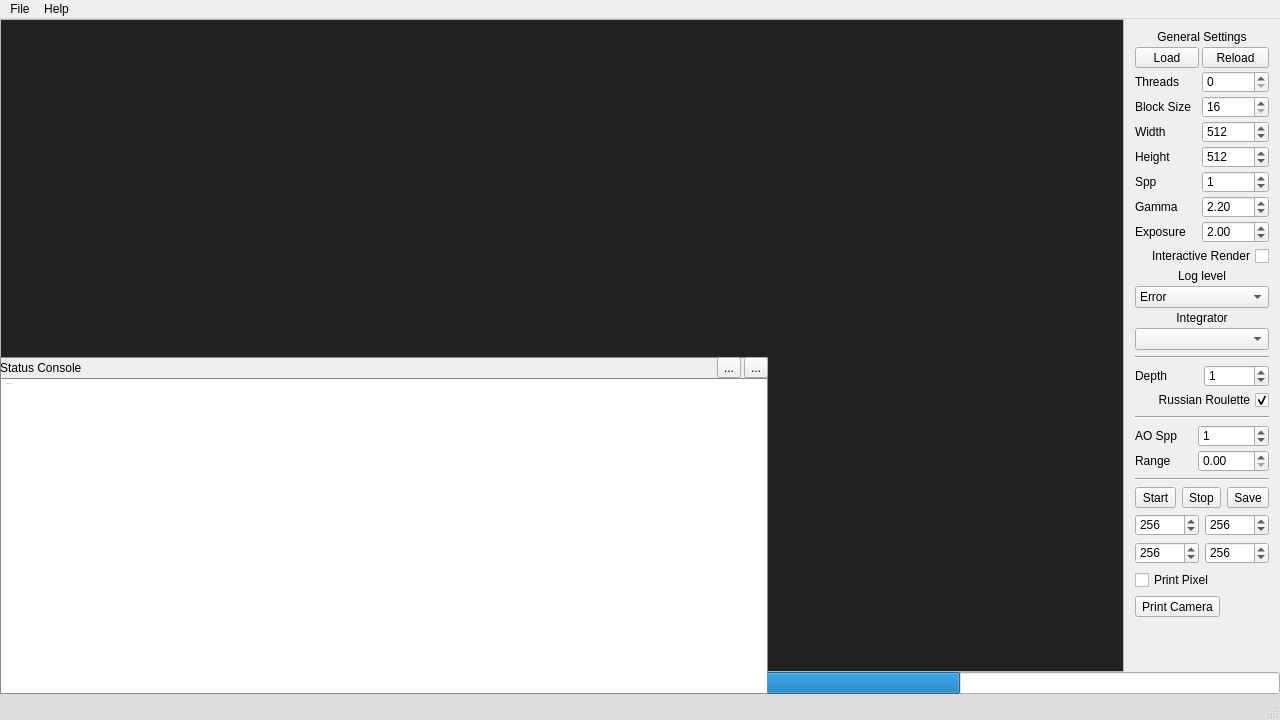
<?xml version="1.0" encoding="UTF-8"?>
<ui version="4.0">
 <class>mainWindow</class>
 <widget class="QMainWindow" name="mainWindow">
  <property name="geometry">
   <rect>
    <x>0</x>
    <y>0</y>
    <width>1280</width>
    <height>720</height>
   </rect>
  </property>
  <property name="sizePolicy">
   <sizepolicy hsizetype="MinimumExpanding" vsizetype="Preferred">
    <horstretch>0</horstretch>
    <verstretch>0</verstretch>
   </sizepolicy>
  </property>
  <property name="minimumSize">
   <size>
    <width>0</width>
    <height>0</height>
   </size>
  </property>
  <property name="font">
   <font>
    <family>Tahoma</family>
   </font>
  </property>
  <property name="acceptDrops">
   <bool>true</bool>
  </property>
  <property name="windowTitle">
   <string>CRay Engine Mini</string>
  </property>
  <property name="windowIcon">
   <iconset resource="QtGUI.qrc">
    <normaloff>:/QtGUI/icon</normaloff>:/QtGUI/icon</iconset>
  </property>
  <property name="autoFillBackground">
   <bool>false</bool>
  </property>
  <property name="styleSheet">
   <string notr="true">#mainWindow {
    color:#000;
}

#statusbarConsoleWidget {
    background:#eee;
    border: 1px solid #888;
}

#mainToolbarWidget{
    border: 1px solid #888;
    background:#eee;
}

QTextEdit {
    border: 1px solid #888;
    background: #fff;
    color: #000;
    spacing: 5px;
    font: normal 12px &quot;Consolas&quot;;
}

/* QStatusBar*/
 QStatusBar {
     background: #ddd;
     color: #000;
    margin: 0px;
    padding: 0px;
 }

#displayWidget {
     background: #222;
}

#messageLabel {
     background: transparent;
    font: normal 12px &quot;Calibri&quot;;
}</string>
  </property>
  <property name="toolButtonStyle">
   <enum>Qt::ToolButtonTextBesideIcon</enum>
  </property>
  <property name="animated">
   <bool>true</bool>
  </property>
  <widget class="QWidget" name="widgetMain">
   <property name="minimumSize">
    <size>
     <width>32</width>
     <height>32</height>
    </size>
   </property>
   <layout class="QGridLayout" name="gridLayout" columnstretch="0">
    <property name="leftMargin">
     <number>0</number>
    </property>
    <property name="topMargin">
     <number>0</number>
    </property>
    <property name="rightMargin">
     <number>0</number>
    </property>
    <property name="bottomMargin">
     <number>0</number>
    </property>
    <property name="spacing">
     <number>0</number>
    </property>
    <item row="0" column="0" rowspan="2">
     <layout class="QGridLayout" name="widgetMainGridLayout" rowstretch="0,0">
      <property name="spacing">
       <number>0</number>
      </property>
      <item row="1" column="0" colspan="2">
       <widget class="QProgressBar" name="testProgressBar">
        <property name="value">
         <number>75</number>
        </property>
        <property name="alignment">
         <set>Qt::AlignCenter</set>
        </property>
       </widget>
      </item>
      <item row="0" column="1">
       <widget class="QWidget" name="widgetSettings" native="true">
        <property name="minimumSize">
         <size>
          <width>0</width>
          <height>0</height>
         </size>
        </property>
        <layout class="QGridLayout" name="gridLayout_5">
         <item row="2" column="0">
          <widget class="QWidget" name="widgetPT" native="true">
           <property name="minimumSize">
            <size>
             <width>0</width>
             <height>0</height>
            </size>
           </property>
           <layout class="QGridLayout" name="gridLayout_7">
            <property name="leftMargin">
             <number>0</number>
            </property>
            <property name="topMargin">
             <number>0</number>
            </property>
            <property name="rightMargin">
             <number>0</number>
            </property>
            <property name="bottomMargin">
             <number>0</number>
            </property>
            <property name="spacing">
             <number>3</number>
            </property>
            <item row="0" column="0">
             <widget class="QLabel" name="label_PT_depth">
              <property name="minimumSize">
               <size>
                <width>0</width>
                <height>0</height>
               </size>
              </property>
              <property name="text">
               <string>Depth</string>
              </property>
             </widget>
            </item>
            <item row="0" column="1">
             <widget class="QSpinBox" name="spinBoxDepth">
              <property name="minimumSize">
               <size>
                <width>0</width>
                <height>0</height>
               </size>
              </property>
              <property name="accelerated">
               <bool>true</bool>
              </property>
              <property name="minimum">
               <number>0</number>
              </property>
              <property name="value">
               <number>1</number>
              </property>
             </widget>
            </item>
            <item row="1" column="0" colspan="2">
             <widget class="QCheckBox" name="checkBoxRussianRoulette">
              <property name="layoutDirection">
               <enum>Qt::RightToLeft</enum>
              </property>
              <property name="text">
               <string>Russian Roulette</string>
              </property>
              <property name="checked">
               <bool>true</bool>
              </property>
             </widget>
            </item>
           </layout>
          </widget>
         </item>
         <item row="1" column="0">
          <widget class="Line" name="line_2">
           <property name="orientation">
            <enum>Qt::Horizontal</enum>
           </property>
          </widget>
         </item>
         <item row="4" column="0">
          <widget class="QWidget" name="WidgetAO" native="true">
           <property name="minimumSize">
            <size>
             <width>0</width>
             <height>0</height>
            </size>
           </property>
           <layout class="QGridLayout" name="gridLayout_6">
            <property name="leftMargin">
             <number>0</number>
            </property>
            <property name="topMargin">
             <number>0</number>
            </property>
            <property name="rightMargin">
             <number>0</number>
            </property>
            <property name="bottomMargin">
             <number>0</number>
            </property>
            <property name="spacing">
             <number>3</number>
            </property>
            <item row="0" column="0">
             <widget class="QLabel" name="label_AO_spp">
              <property name="minimumSize">
               <size>
                <width>0</width>
                <height>0</height>
               </size>
              </property>
              <property name="text">
               <string>AO Spp</string>
              </property>
             </widget>
            </item>
            <item row="1" column="0">
             <widget class="QLabel" name="label_AO_range">
              <property name="minimumSize">
               <size>
                <width>0</width>
                <height>0</height>
               </size>
              </property>
              <property name="text">
               <string>Range</string>
              </property>
             </widget>
            </item>
            <item row="0" column="1">
             <widget class="QSpinBox" name="spinBoxAOSPP">
              <property name="minimumSize">
               <size>
                <width>0</width>
                <height>0</height>
               </size>
              </property>
              <property name="accelerated">
               <bool>true</bool>
              </property>
              <property name="suffix">
               <string/>
              </property>
              <property name="minimum">
               <number>-1</number>
              </property>
              <property name="maximum">
               <number>200000</number>
              </property>
              <property name="value">
               <number>1</number>
              </property>
             </widget>
            </item>
            <item row="1" column="1">
             <widget class="QDoubleSpinBox" name="spinBoxAORange">
              <property name="minimumSize">
               <size>
                <width>0</width>
                <height>0</height>
               </size>
              </property>
              <property name="accelerated">
               <bool>true</bool>
              </property>
              <property name="decimals">
               <number>2</number>
              </property>
              <property name="minimum">
               <double>0.000000000000000</double>
              </property>
              <property name="maximum">
               <double>9999.000000000000000</double>
              </property>
             </widget>
            </item>
           </layout>
          </widget>
         </item>
         <item row="6" column="0">
          <layout class="QHBoxLayout" name="RenderHorizontalLayout">
           <item>
            <widget class="QToolButton" name="buttonStartEngine">
             <property name="text">
              <string>Start</string>
             </property>
            </widget>
           </item>
           <item>
            <widget class="QToolButton" name="buttonStopEngine">
             <property name="text">
              <string>Stop</string>
             </property>
            </widget>
           </item>
           <item>
            <widget class="QToolButton" name="buttonSaveImage">
             <property name="text">
              <string>Save</string>
             </property>
            </widget>
           </item>
          </layout>
         </item>
         <item row="16" column="0">
          <spacer name="verticalSpacer">
           <property name="orientation">
            <enum>Qt::Vertical</enum>
           </property>
           <property name="sizeHint" stdset="0">
            <size>
             <width>20</width>
             <height>40</height>
            </size>
           </property>
          </spacer>
         </item>
         <item row="5" column="0">
          <widget class="Line" name="line_4">
           <property name="orientation">
            <enum>Qt::Horizontal</enum>
           </property>
          </widget>
         </item>
         <item row="0" column="0">
          <widget class="QWidget" name="widgetGeneral" native="true">
           <property name="minimumSize">
            <size>
             <width>0</width>
             <height>20</height>
            </size>
           </property>
           <layout class="QGridLayout" name="gridLayout_8" rowstretch="0,0,0,0,0,0,0,0,0,0,0,0,0,0,0,0">
            <property name="leftMargin">
             <number>0</number>
            </property>
            <property name="topMargin">
             <number>0</number>
            </property>
            <property name="rightMargin">
             <number>0</number>
            </property>
            <property name="bottomMargin">
             <number>0</number>
            </property>
            <property name="spacing">
             <number>3</number>
            </property>
            <item row="15" column="0" colspan="2">
             <widget class="QComboBox" name="comboBoxIntegrator"/>
            </item>
            <item row="7" column="0">
             <widget class="QLabel" name="label_spp">
              <property name="text">
               <string>Spp</string>
              </property>
             </widget>
            </item>
            <item row="14" column="0" colspan="2">
             <widget class="QLabel" name="label_integrator">
              <property name="text">
               <string>Integrator</string>
              </property>
              <property name="alignment">
               <set>Qt::AlignCenter</set>
              </property>
             </widget>
            </item>
            <item row="6" column="0">
             <widget class="QLabel" name="label_height">
              <property name="text">
               <string>Height</string>
              </property>
             </widget>
            </item>
            <item row="10" column="0" colspan="2">
             <widget class="QCheckBox" name="checkBoxInteractive">
              <property name="layoutDirection">
               <enum>Qt::RightToLeft</enum>
              </property>
              <property name="text">
               <string>Interactive Render</string>
              </property>
             </widget>
            </item>
            <item row="3" column="1">
             <widget class="QSpinBox" name="spinBoxThreads">
              <property name="accelerated">
               <bool>true</bool>
              </property>
              <property name="minimum">
               <number>0</number>
              </property>
              <property name="value">
               <number>0</number>
              </property>
             </widget>
            </item>
            <item row="8" column="0">
             <widget class="QLabel" name="label_gamma">
              <property name="text">
               <string>Gamma</string>
              </property>
             </widget>
            </item>
            <item row="8" column="1">
             <widget class="QDoubleSpinBox" name="spinBoxGamma">
              <property name="decimals">
               <number>2</number>
              </property>
              <property name="minimum">
               <double>1.000000000000000</double>
              </property>
              <property name="maximum">
               <double>9.000000000000000</double>
              </property>
              <property name="singleStep">
               <double>0.100000000000000</double>
              </property>
              <property name="value">
               <double>2.200000000000000</double>
              </property>
             </widget>
            </item>
            <item row="9" column="0">
             <widget class="QLabel" name="label_exposure">
              <property name="text">
               <string>Exposure</string>
              </property>
             </widget>
            </item>
            <item row="9" column="1">
             <widget class="QDoubleSpinBox" name="spinBoxExposure">
              <property name="decimals">
               <number>2</number>
              </property>
              <property name="minimum">
               <double>0.000000000000000</double>
              </property>
              <property name="maximum">
               <double>20.000000000000000</double>
              </property>
              <property name="singleStep">
               <double>0.100000000000000</double>
              </property>
              <property name="value">
               <double>2.000000000000000</double>
              </property>
             </widget>
            </item>
            <item row="7" column="1">
             <widget class="QSpinBox" name="spinBoxSPP">
              <property name="accelerated">
               <bool>true</bool>
              </property>
              <property name="suffix">
               <string/>
              </property>
              <property name="minimum">
               <number>-1</number>
              </property>
              <property name="maximum">
               <number>200000</number>
              </property>
              <property name="value">
               <number>1</number>
              </property>
             </widget>
            </item>
            <item row="4" column="1">
             <widget class="QSpinBox" name="spinBoxBlockSize">
              <property name="accelerated">
               <bool>true</bool>
              </property>
              <property name="minimum">
               <number>16</number>
              </property>
              <property name="maximum">
               <number>8192</number>
              </property>
              <property name="singleStep">
               <number>16</number>
              </property>
             </widget>
            </item>
            <item row="6" column="1">
             <widget class="QSpinBox" name="spinBoxResY">
              <property name="accelerated">
               <bool>true</bool>
              </property>
              <property name="minimum">
               <number>0</number>
              </property>
              <property name="maximum">
               <number>8192</number>
              </property>
              <property name="singleStep">
               <number>256</number>
              </property>
              <property name="value">
               <number>512</number>
              </property>
             </widget>
            </item>
            <item row="13" column="0" colspan="2">
             <widget class="QComboBox" name="comboBoxLogLevel">
              <property name="currentIndex">
               <number>0</number>
              </property>
              <item>
               <property name="text">
                <string>Error</string>
               </property>
              </item>
              <item>
               <property name="text">
                <string>Warning</string>
               </property>
              </item>
              <item>
               <property name="text">
                <string>Info</string>
               </property>
              </item>
              <item>
               <property name="text">
                <string>Assert</string>
               </property>
              </item>
              <item>
               <property name="text">
                <string>Debug</string>
               </property>
              </item>
             </widget>
            </item>
            <item row="4" column="0">
             <widget class="QLabel" name="label_block_size">
              <property name="text">
               <string>Block Size </string>
              </property>
             </widget>
            </item>
            <item row="3" column="0">
             <widget class="QLabel" name="label_threads">
              <property name="text">
               <string>Threads</string>
              </property>
             </widget>
            </item>
            <item row="5" column="1">
             <widget class="QSpinBox" name="spinBoxResX">
              <property name="accelerated">
               <bool>true</bool>
              </property>
              <property name="minimum">
               <number>0</number>
              </property>
              <property name="maximum">
               <number>8192</number>
              </property>
              <property name="singleStep">
               <number>256</number>
              </property>
              <property name="value">
               <number>512</number>
              </property>
             </widget>
            </item>
            <item row="5" column="0">
             <widget class="QLabel" name="label_width">
              <property name="text">
               <string>Width</string>
              </property>
             </widget>
            </item>
            <item row="12" column="0" colspan="2">
             <widget class="QLabel" name="label_log_level">
              <property name="text">
               <string>Log level</string>
              </property>
              <property name="alignment">
               <set>Qt::AlignCenter</set>
              </property>
             </widget>
            </item>
            <item row="0" column="0" colspan="2">
             <widget class="QLabel" name="label_general_settings">
              <property name="text">
               <string>General Settings</string>
              </property>
              <property name="alignment">
               <set>Qt::AlignCenter</set>
              </property>
             </widget>
            </item>
            <item row="1" column="1">
             <widget class="QToolButton" name="buttonReload">
              <property name="sizePolicy">
               <sizepolicy hsizetype="Minimum" vsizetype="Fixed">
                <horstretch>0</horstretch>
                <verstretch>0</verstretch>
               </sizepolicy>
              </property>
              <property name="text">
               <string>Reload</string>
              </property>
             </widget>
            </item>
            <item row="1" column="0">
             <widget class="QToolButton" name="buttonLoad">
              <property name="sizePolicy">
               <sizepolicy hsizetype="Minimum" vsizetype="Fixed">
                <horstretch>0</horstretch>
                <verstretch>0</verstretch>
               </sizepolicy>
              </property>
              <property name="text">
               <string>Load</string>
              </property>
             </widget>
            </item>
           </layout>
          </widget>
         </item>
         <item row="3" column="0">
          <widget class="Line" name="line_3">
           <property name="orientation">
            <enum>Qt::Horizontal</enum>
           </property>
          </widget>
         </item>
         <item row="12" column="0">
          <layout class="QHBoxLayout" name="horizontalLayout">
           <item>
            <widget class="QSpinBox" name="spinBoxPixelStartX">
             <property name="accelerated">
              <bool>true</bool>
             </property>
             <property name="minimum">
              <number>0</number>
             </property>
             <property name="maximum">
              <number>8192</number>
             </property>
             <property name="singleStep">
              <number>1</number>
             </property>
             <property name="value">
              <number>256</number>
             </property>
            </widget>
           </item>
           <item>
            <widget class="QSpinBox" name="spinBoxPixelStartY">
             <property name="accelerated">
              <bool>true</bool>
             </property>
             <property name="minimum">
              <number>0</number>
             </property>
             <property name="maximum">
              <number>8192</number>
             </property>
             <property name="singleStep">
              <number>1</number>
             </property>
             <property name="value">
              <number>256</number>
             </property>
            </widget>
           </item>
          </layout>
         </item>
         <item row="13" column="0">
          <layout class="QHBoxLayout" name="horizontalLayout_13">
           <item>
            <widget class="QSpinBox" name="spinBoxPixelEndX">
             <property name="accelerated">
              <bool>true</bool>
             </property>
             <property name="minimum">
              <number>0</number>
             </property>
             <property name="maximum">
              <number>8192</number>
             </property>
             <property name="singleStep">
              <number>1</number>
             </property>
             <property name="value">
              <number>256</number>
             </property>
            </widget>
           </item>
           <item>
            <widget class="QSpinBox" name="spinBoxPixelEndY">
             <property name="accelerated">
              <bool>true</bool>
             </property>
             <property name="minimum">
              <number>0</number>
             </property>
             <property name="maximum">
              <number>8192</number>
             </property>
             <property name="singleStep">
              <number>1</number>
             </property>
             <property name="value">
              <number>256</number>
             </property>
            </widget>
           </item>
          </layout>
         </item>
         <item row="14" column="0">
          <widget class="QCheckBox" name="checkBoxPrintPixel">
           <property name="layoutDirection">
            <enum>Qt::LeftToRight</enum>
           </property>
           <property name="text">
            <string>Print Pixel</string>
           </property>
           <property name="checked">
            <bool>false</bool>
           </property>
          </widget>
         </item>
         <item row="15" column="0">
          <widget class="QToolButton" name="buttonPrintCamera">
           <property name="text">
            <string>Print Camera</string>
           </property>
          </widget>
         </item>
        </layout>
       </widget>
      </item>
      <item row="0" column="0">
       <widget class="QScrollArea" name="scrollArea">
        <property name="verticalScrollBarPolicy">
         <enum>Qt::ScrollBarAsNeeded</enum>
        </property>
        <property name="horizontalScrollBarPolicy">
         <enum>Qt::ScrollBarAsNeeded</enum>
        </property>
        <property name="widgetResizable">
         <bool>true</bool>
        </property>
        <widget class="QWidget" name="scrollAreaWidgetContents">
         <property name="geometry">
          <rect>
           <x>0</x>
           <y>0</y>
           <width>1135</width>
           <height>648</height>
          </rect>
         </property>
         <property name="minimumSize">
          <size>
           <width>0</width>
           <height>0</height>
          </size>
         </property>
         <layout class="QVBoxLayout" name="verticalLayout_2">
          <property name="spacing">
           <number>0</number>
          </property>
          <property name="leftMargin">
           <number>0</number>
          </property>
          <property name="topMargin">
           <number>0</number>
          </property>
          <property name="rightMargin">
           <number>0</number>
          </property>
          <property name="bottomMargin">
           <number>0</number>
          </property>
          <item>
           <widget class="QInputLabel" name="displayWidget" native="true">
            <property name="sizePolicy">
             <sizepolicy hsizetype="Expanding" vsizetype="Expanding">
              <horstretch>0</horstretch>
              <verstretch>0</verstretch>
             </sizepolicy>
            </property>
            <property name="mouseTracking">
             <bool>true</bool>
            </property>
            <property name="autoFillBackground">
             <bool>false</bool>
            </property>
           </widget>
          </item>
         </layout>
        </widget>
       </widget>
      </item>
     </layout>
    </item>
    <item row="1" column="0">
     <widget class="QWidget" name="statusbarConsoleWidget" native="true">
      <property name="enabled">
       <bool>true</bool>
      </property>
      <property name="sizePolicy">
       <sizepolicy hsizetype="Fixed" vsizetype="Fixed">
        <horstretch>0</horstretch>
        <verstretch>0</verstretch>
       </sizepolicy>
      </property>
      <property name="minimumSize">
       <size>
        <width>32</width>
        <height>32</height>
       </size>
      </property>
      <property name="maximumSize">
       <size>
        <width>768</width>
        <height>512</height>
       </size>
      </property>
      <property name="visible">
       <bool>false</bool>
      </property>
      <property name="autoFillBackground">
       <bool>false</bool>
      </property>
      <layout class="QVBoxLayout" name="verticalLayout">
       <property name="spacing">
        <number>0</number>
       </property>
       <property name="leftMargin">
        <number>0</number>
       </property>
       <property name="topMargin">
        <number>0</number>
       </property>
       <property name="rightMargin">
        <number>0</number>
       </property>
       <property name="bottomMargin">
        <number>0</number>
       </property>
       <item>
        <layout class="QHBoxLayout" name="horizontalLayout_8">
         <property name="spacing">
          <number>3</number>
         </property>
         <item>
          <widget class="QLabel" name="labelStatusConsole">
           <property name="enabled">
            <bool>true</bool>
           </property>
           <property name="autoFillBackground">
            <bool>false</bool>
           </property>
           <property name="frameShape">
            <enum>QFrame::NoFrame</enum>
           </property>
           <property name="frameShadow">
            <enum>QFrame::Plain</enum>
           </property>
           <property name="text">
            <string>Status Console</string>
           </property>
           <property name="margin">
            <number>3</number>
           </property>
          </widget>
         </item>
         <item>
          <widget class="QToolButton" name="buttonStatusConsoleClear">
           <property name="minimumSize">
            <size>
             <width>0</width>
             <height>0</height>
            </size>
           </property>
           <property name="cursor">
            <cursorShape>PointingHandCursor</cursorShape>
           </property>
           <property name="toolTip">
            <string>Clear Console</string>
           </property>
           <property name="text">
            <string>...</string>
           </property>
           <property name="icon">
            <iconset resource="QtGUI.qrc">
             <normaloff>:/Icons/Resources/Images/basic_icons/clear_console.png</normaloff>:/Icons/Resources/Images/basic_icons/clear_console.png</iconset>
           </property>
          </widget>
         </item>
         <item>
          <widget class="QToolButton" name="buttonStatusConsoleClose">
           <property name="enabled">
            <bool>true</bool>
           </property>
           <property name="minimumSize">
            <size>
             <width>0</width>
             <height>0</height>
            </size>
           </property>
           <property name="cursor">
            <cursorShape>PointingHandCursor</cursorShape>
           </property>
           <property name="toolTip">
            <string>Hide Console</string>
           </property>
           <property name="text">
            <string>...</string>
           </property>
           <property name="icon">
            <iconset resource="QtGUI.qrc">
             <normaloff>:/Icons/Resources/Images/basic_icons/arrow_down.png</normaloff>:/Icons/Resources/Images/basic_icons/arrow_down.png</iconset>
           </property>
          </widget>
         </item>
        </layout>
       </item>
       <item>
        <widget class="QTextBrowser" name="textBrowserStatusConsole">
         <property name="enabled">
          <bool>true</bool>
         </property>
         <property name="font">
          <font>
           <family>Consolas</family>
           <pointsize>-1</pointsize>
           <weight>50</weight>
           <italic>false</italic>
           <bold>false</bold>
          </font>
         </property>
         <property name="autoFillBackground">
          <bool>true</bool>
         </property>
         <property name="html">
          <string>&lt;!DOCTYPE HTML PUBLIC &quot;-//W3C//DTD HTML 4.0//EN&quot; &quot;http://www.w3.org/TR/REC-html40/strict.dtd&quot;&gt;
&lt;html&gt;&lt;head&gt;&lt;meta name=&quot;qrichtext&quot; content=&quot;1&quot; /&gt;&lt;style type=&quot;text/css&quot;&gt;
p, li { white-space: pre-wrap; }
&lt;/style&gt;&lt;/head&gt;&lt;body style=&quot; font-family:'Consolas'; font-size:12px; font-weight:400; font-style:normal;&quot;&gt;
&lt;p style=&quot;-qt-paragraph-type:empty; margin-top:0px; margin-bottom:0px; margin-left:0px; margin-right:0px; -qt-block-indent:0; text-indent:0px; font-weight:48;&quot;&gt;&lt;br /&gt;&lt;/p&gt;&lt;/body&gt;&lt;/html&gt;</string>
         </property>
         <property name="acceptRichText">
          <bool>false</bool>
         </property>
         <property name="placeholderText">
          <string>No messages</string>
         </property>
        </widget>
       </item>
      </layout>
     </widget>
    </item>
   </layout>
  </widget>
  <widget class="QMenuBar" name="menuBar">
   <property name="geometry">
    <rect>
     <x>0</x>
     <y>0</y>
     <width>1280</width>
     <height>21</height>
    </rect>
   </property>
   <widget class="QMenu" name="menuFile">
    <property name="title">
     <string>File</string>
    </property>
    <addaction name="actionExit"/>
    <addaction name="separator"/>
   </widget>
   <widget class="QMenu" name="menuHelp">
    <property name="title">
     <string>Help</string>
    </property>
    <addaction name="actionAbout"/>
    <addaction name="actionLicenses"/>
   </widget>
   <addaction name="menuFile"/>
   <addaction name="menuHelp"/>
  </widget>
  <widget class="QStatusBar" name="statusBar">
   <property name="minimumSize">
    <size>
     <width>0</width>
     <height>26</height>
    </size>
   </property>
   <property name="styleSheet">
    <string notr="true"/>
   </property>
  </widget>
  <action name="actionAbout">
   <property name="text">
    <string>About</string>
   </property>
  </action>
  <action name="actionExit">
   <property name="text">
    <string>Exit</string>
   </property>
  </action>
  <action name="actionPreferences">
   <property name="enabled">
    <bool>true</bool>
   </property>
   <property name="text">
    <string>Preferences</string>
   </property>
  </action>
  <action name="actionLicenses">
   <property name="text">
    <string>Licenses</string>
   </property>
  </action>
 </widget>
 <layoutdefault spacing="6" margin="11"/>
 <customwidgets>
  <customwidget>
   <class>QInputLabel</class>
   <extends>QWidget</extends>
   <header>QInputLabel.h</header>
  </customwidget>
 </customwidgets>
 <tabstops>
  <tabstop>spinBoxThreads</tabstop>
  <tabstop>spinBoxBlockSize</tabstop>
  <tabstop>spinBoxResX</tabstop>
  <tabstop>spinBoxResY</tabstop>
  <tabstop>spinBoxSPP</tabstop>
  <tabstop>spinBoxGamma</tabstop>
  <tabstop>checkBoxInteractive</tabstop>
  <tabstop>comboBoxLogLevel</tabstop>
  <tabstop>comboBoxIntegrator</tabstop>
  <tabstop>spinBoxDepth</tabstop>
  <tabstop>checkBoxRussianRoulette</tabstop>
  <tabstop>spinBoxAOSPP</tabstop>
  <tabstop>spinBoxAORange</tabstop>
  <tabstop>buttonStartEngine</tabstop>
  <tabstop>buttonStopEngine</tabstop>
  <tabstop>buttonSaveImage</tabstop>
  <tabstop>buttonStatusConsoleClose</tabstop>
  <tabstop>scrollArea</tabstop>
  <tabstop>textBrowserStatusConsole</tabstop>
  <tabstop>buttonStatusConsoleClear</tabstop>
 </tabstops>
 <resources>
  <include location="QtGUI.qrc"/>
 </resources>
 <connections/>
</ui>
